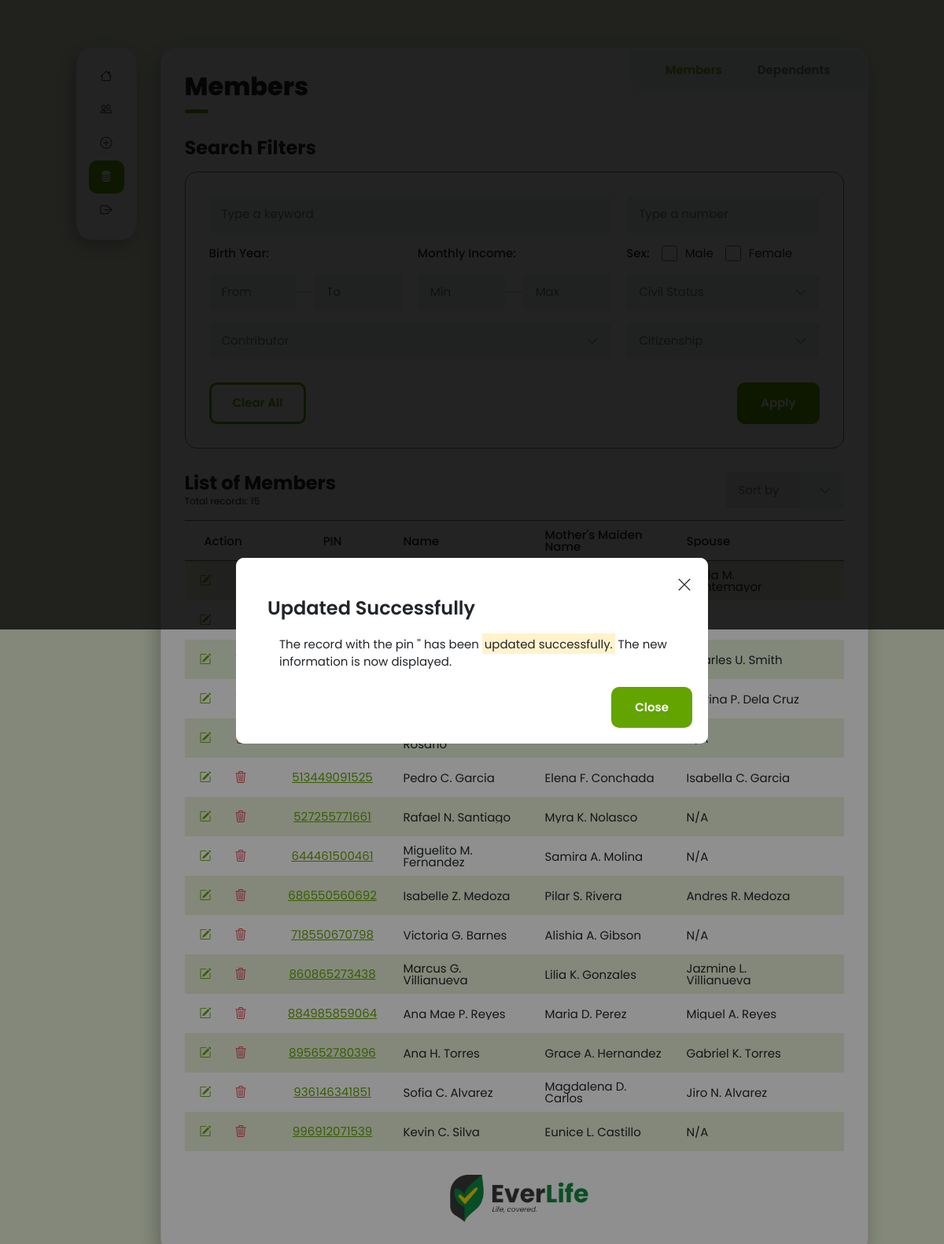
The app's page /admin/admin-members.php with its own data.
### tables this page shows
CREATE TABLE `members` (
  `pin` bigint(12) NOT NULL,
  `name` varchar(40) NOT NULL,
  `mother_mdn_name` varchar(40) NOT NULL,
  `spouse` varchar(40) DEFAULT NULL,
  `birth_date` date NOT NULL,
  `birth_place` varchar(150) NOT NULL,
  `sex` char(1) NOT NULL,
  `civil_status` char(2) NOT NULL,
  `citizenship` char(2) NOT NULL,
  `philsys_id_no` bigint(12) DEFAULT NULL,
  `tin` bigint(12) DEFAULT NULL,
  `perm_adrs` varchar(150) NOT NULL,
  `mailing_adrs` varchar(150) NOT NULL,
  `home_phone_no` bigint(15) DEFAULT NULL,
  `mobile_no` bigint(15) NOT NULL,
  `business_directline` bigint(15) DEFAULT NULL,
  `email` varchar(40) NOT NULL,
  `contributor` char(3) NOT NULL,
  `contributor_type` varchar(30) DEFAULT NULL,
  `pra_srrv_no` bigint(20) DEFAULT NULL,
  `acr_icard_no` bigint(20) DEFAULT NULL,
  `pwd_id_no` bigint(20) DEFAULT NULL,
  `profession` varchar(30) DEFAULT NULL,
  `monthly_income` decimal(15,2) NOT NULL,
  `income_proof` varchar(30) NOT NULL
);

### admin/admin-members.php (the view, shortened to what the rows shown need)
<!DOCTYPE html>
<html lang="en">
<head>
    <link rel="stylesheet" href="../styles/css/database.css">
    <link rel="stylesheet" href="https://cdn.jsdelivr.net/npm/bootstrap-icons@1.11.3/font/bootstrap-icons.min.css">
    <link rel="stylesheet" href="https://cdn.jsdelivr.net/npm/bootstrap@5.3.3/dist/css/bootstrap.min.css">
</head>
<body>
    <div class="global-container">
        <div class="main-content">
            <div class="content">
                <header>
                    <h2 class="title">Members</h2>
                </header>
                <section>
                    <div id="list-members" class="list-members">
                        <?php
                        $servername = "localhost";
                        $username = "root";
                        $password = "";
                        $database = "everlife";
                        $connection = new mysqli($servername, $username, $password, $database);
                        $sql = "SELECT * FROM members WHERE 1=1";
                        $result = $connection->query($sql);
                        if ($result->num_rows > 0) {
                            $counter = 0;
                            while ($row = $result->fetch_assoc()) {
                                $backgroundColor = ($counter % 2 == 0) ? '#E8F2D9' : '#FFFFFF';
                                if ($row['philsys_id_no'] == 0) {
                                    $row['philsys_id_no'] = "N/A";
                                }
                                if ($row['tin'] == 0) {
                                    $row['tin'] = "N/A";
                                }
                                if ($row['home_phone_no'] == 0) {
                                    $row['home_phone_no'] = "N/A";
                                }
                                if ($row['business_directline'] == 0) {
                                    $row['business_directline'] = "N/A";
                                }
                                if ($row['pra_srrv_no'] == 0) {
                                    $row['pra_srrv_no'] = "N/A";
                                }
                                if ($row['acr_icard_no'] == 0) {
                                    $row['acr_icard_no'] = "N/A";
                                }
                                if ($row['pwd_id_no'] == 0) {
                                    $row['pwd_id_no'] = "N/A";
                                }
                                echo "
                                    <div class='list-info' style='background-color: $backgroundColor;'>
                                        <div class='action-buttons'>
                                            <a class='submit-btn' href='../crud/update-member.php?pin={$row['pin']}''><i class='bi bi-pencil-square'></i></a>
                                            <button class='delete-btn' type='button' data-bs-toggle='modal' data-bs-target='#deleteMemberModal' data-pin='{$row['pin']}'><i class='bi bi-trash3'></i></button>
                                        </div>
                                        <button type='button' class='list-link' data-bs-toggle='modal' data-bs-target='#viewMember' data-pin='{$row['pin']}' method='post'>$row[pin]</button>
                                        <p>$row[name]</p>
                                        <p>$row[mother_mdn_name]</p>
                                        <p>$row[spouse]</p>
                                        <p style='margin: auto;'>$row[birth_date]</p>
                                        <p>$row[birth_place]</p>
                                        <p style='margin: auto;'>$row[sex]</p>
                                        <p style='margin: auto;'>$row[civil_status]</p>
                                        <p style='margin: auto;'>$row[citizenship]</p>
                                        <p>$row[philsys_id_no]</p>
                                        <p>$row[tin]</p>
                                        <p>$row[perm_adrs]</p>
                                        <p>$row[mailing_adrs]</p>
                                        <p>$row[home_phone_no]</p>
                                        <p>$row[mobile_no]</p>
                                        <p>$row[business_directline]</p>
                                        <p>$row[email]</p>
                                        <p style='margin: auto;'>$row[contributor]</p>
                                        <p>$row[contributor_type]</p>
                                        <p>$row[pra_srrv_no]</p>
                                        <p>$row[acr_icard_no]</p>
                                        <p>$row[pwd_id_no]</p>
                                        <p>$row[profession]</p>
                                        <p>$row[monthly_income]</p>
                                        <p>$row[income_proof]</p>
                                    </div>
                                ";
                                $counter++;
                            }
                        }
                        ?>
                    </div>
                </section>
            </div>
        </div>
    </div>
</body>
</html>

### records on screen
members: spouse "Carla M. Montemayor"
members: spouse "Charles U. Smith"
members: spouse "Marina P. Dela Cruz"
members: pin "513449091525", name "Pedro C. Garcia", mother_mdn_name "Elena F. Conchada", spouse "Isabella C. Garcia"
members: pin "527255771661", name "Rafael N. Santiago", mother_mdn_name "Myra K. Nolasco", spouse "N/A"
members: pin "644461500461", name "Miguelito M. Fernandez", mother_mdn_name "Samira A. Molina", spouse "N/A"
members: pin "686550560692", name "Isabelle Z. Medoza", mother_mdn_name "Pilar S. Rivera", spouse "Andres R. Medoza"
members: pin "718550670798", name "Victoria G. Barnes", mother_mdn_name "Alishia A. Gibson", spouse "N/A"
members: pin "860865273438", name "Marcus G. Villianueva", mother_mdn_name "Lilia K. Gonzales", spouse "Jazmine L. Villianueva"
members: pin "884985859064", name "Ana Mae P. Reyes", mother_mdn_name "Maria D. Perez", spouse "Miguel A. Reyes"
members: pin "895652780396", name "Ana H. Torres", mother_mdn_name "Grace A. Hernandez", spouse "Gabriel K. Torres"
members: pin "936146341851", name "Sofia C. Alvarez", mother_mdn_name "Magdalena D. Carlos", spouse "Jiro N. Alvarez"
members: pin "996912071539", name "Kevin C. Silva", mother_mdn_name "Eunice L. Castillo", spouse "N/A"

### other values on screen
$total_count "15"
